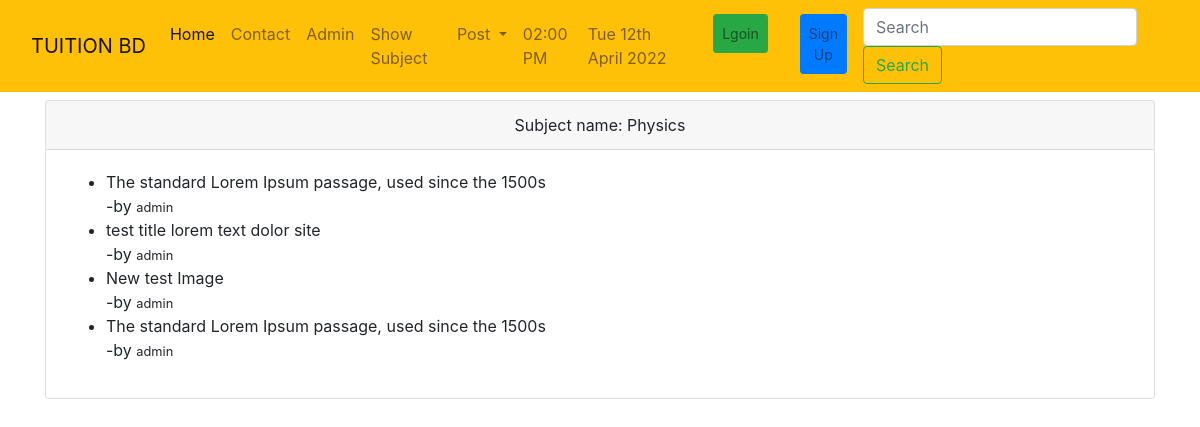
Page /tuition/subject/ on the earlier database version.
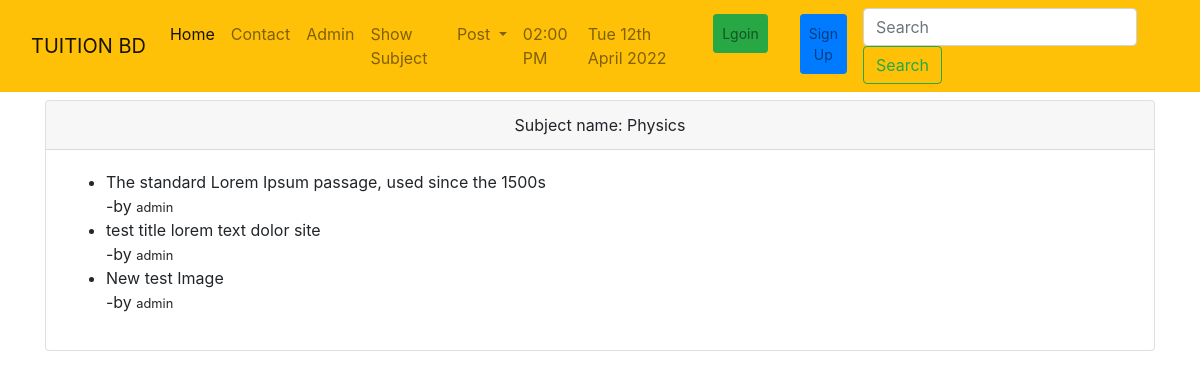
Same page on the later database version.
### tuition/models.py (models this page shows, shortened)
class Post(models.Model):
    CATEGORY = (('Teacher', 'Teacher'), ('Student', 'Student'))
    MY_CHOICES = (('Bangla', 'Bangla'),
                  ('English', 'English'),
                  ('Urdu', 'Urdu'),
                  ('Arabic', 'Arabic'),
                  ('Hindi', 'Hindi'))
    user = models.ForeignKey(
        User, on_delete=models.CASCADE, blank=True, null=True)
    id = models.AutoField(primary_key=True)
    title = models.CharField(max_length=100)
    slug = models.CharField(max_length=100, default=title)
    email = models.EmailField()
    salary = models.IntegerField()
    details = models.TextField()
    availabe = models.BooleanField(default=True)
    category = models.CharField(max_length=100, choices=CATEGORY)
    created_at = models.DateTimeField(default=now)
    image = models.ImageField(default='default.jpg',
                              upload_to='tuition/images')
    medium = MultiSelectField(
        choices=MY_CHOICES, max_choices=3, max_length=100, default='Bangla')
    subject = models.ManyToManyField(Subject, related_name='subject_set')
    class_in = models.ManyToManyField(Class_in, related_name='class_set')

### tuition/views.py (the view)
# urls.py: path('subject/', subjectview, name='subject'),
def subjectview(request):
    subject = Subject.objects.get(name="Physics")
    post = subject.subject_set.all()
    return render(request, 'tuition/subject/subjectview.html', {'subject': subject, 'post': post})

### templates/tuition/subject/subjectview.html
{% extends 'index.html' %}
{% block body %}
<div class="container py-2">
    <div class="card">
        <div class="card-header text-center">Subject name: {{subject.name}}</div>
        <div class="card-body">
            <ul>
                {% for s in post %}
                <li>{{s.title}}</li>
                -by <small>{{s.user.username}}</small>
                {% endfor %}
            </ul>
        </div>
    </div>
</div>
{% endblock body %}

Differences in the rows shown:
removed Post: title "The standard Lorem Ipsum passage, used since the 1500s", user.username "admin"
